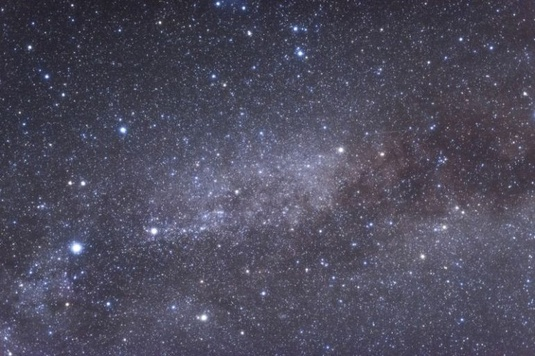
%> input picture background.jpg, 535 x 356 px, shrunk from 770 x 513 before the run
$ octave earth.m   (GNU Octave 9; MATLAB toolbox functions it lacks are replaced by stand-ins)
%> lines starting %> are read from the running program, lines starting %| are printed output that depends on the picture
R = 6.364923148106367e+03;
figure('color','k')
ha=axes('units','normalized','position',[0 0 1 1]);
uistack(ha,'down')
img=imread('background.jpg');
%> img is the input picture: size 356x535x3 uint8; mean R, G, B 77.4, 75.4, 93.1
image(img)
colormap gray
set(ha,'handlevisibility','off','visible','off');
rotate3d on
hold on
%Add legend
%emitter
point1 = scatter3(0,0,0,50,'filled','r');
%sensors
point2 = scatter3(0,0,0,'filled','c');
%initial point
point3 = scatter3(0,0,0,50,'filled','b');
%recover location
point4 = scatter3(0,0,0,50,'k*');
%generated sequence
point5 = scatter3(0,0,0,5,'m');
%plot earth
npanels = 72;
alpha   = 1;
image_file = 'earth.jpg';
[x0, y0, z0] = ellipsoid(0, 0, 0, R, R, R);
globe = surf(x0, y0, -z0, 'FaceColor', 'none', 'EdgeColor', 0.5*[1 1 1]);
cdata = imread(image_file);
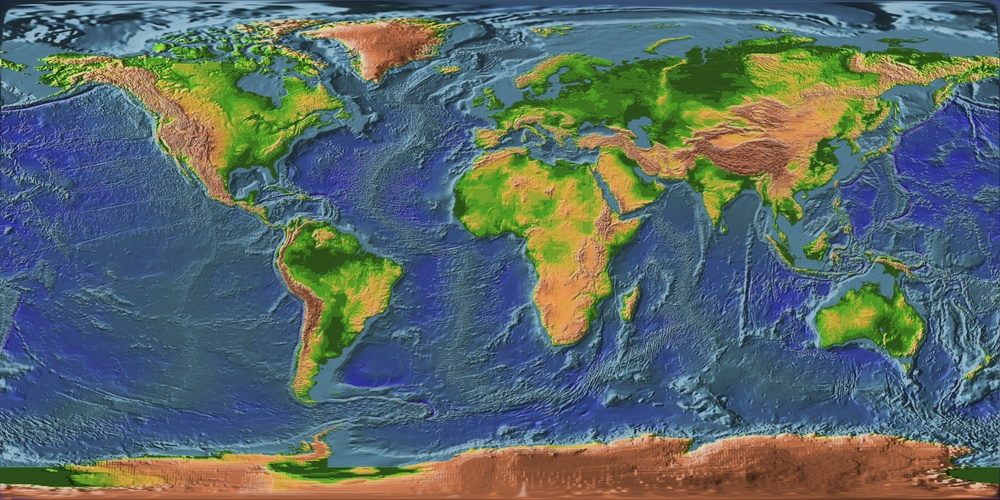
%> input picture earth.jpg, 1000 x 500 px, shrunk from 1440 x 720 before the run
%> cdata is the input picture: size 500x1000x3 uint8; mean R, G, B 89.4, 105.9, 103.9
set(gca, 'NextPlot','add', 'Visible','off');
set(globe, 'FaceColor', 'texturemap', 'CData', cdata, 'FaceAlpha', alpha, 'EdgeColor', 'none');
axis off;
axis equal;
axis auto;
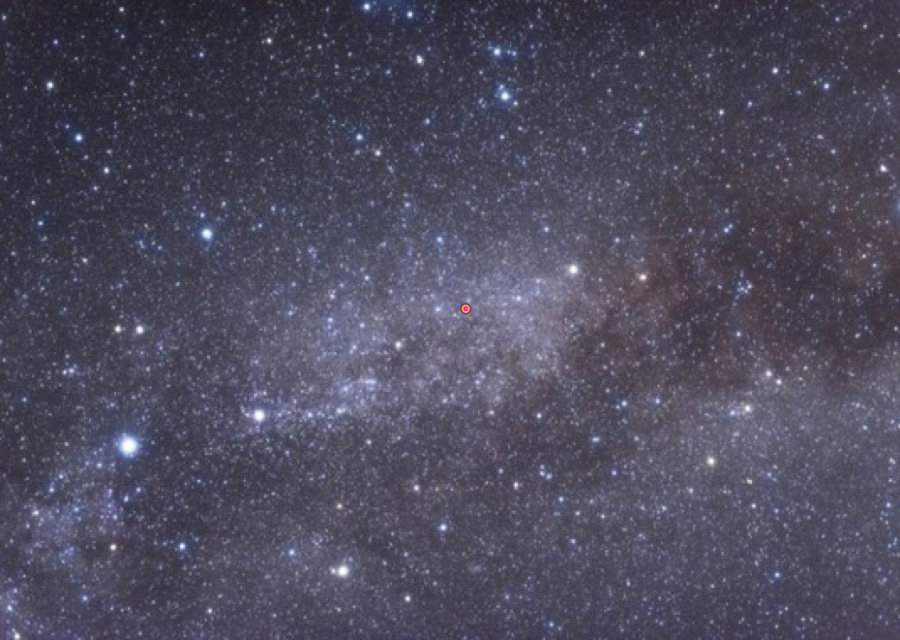
%> figure redrawn from the program's plot data, 2 panels
%> (the run ends here)
